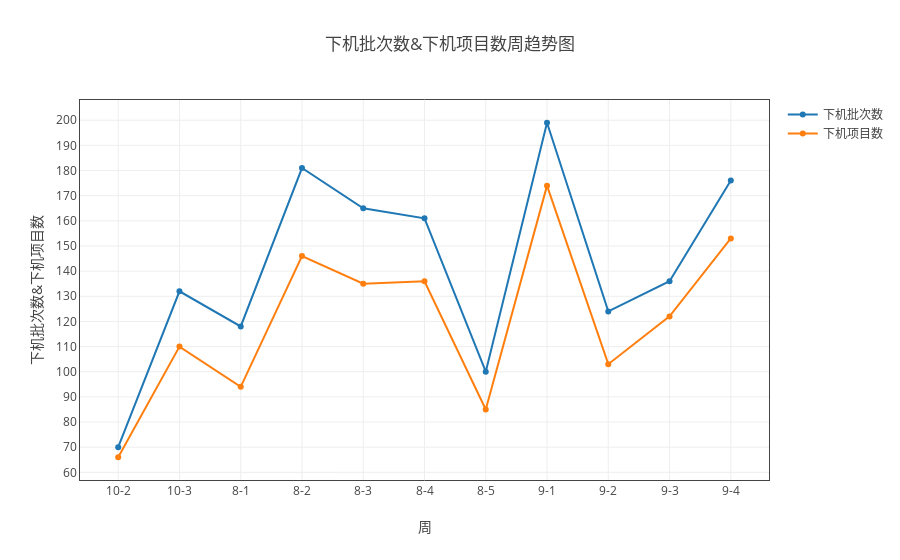
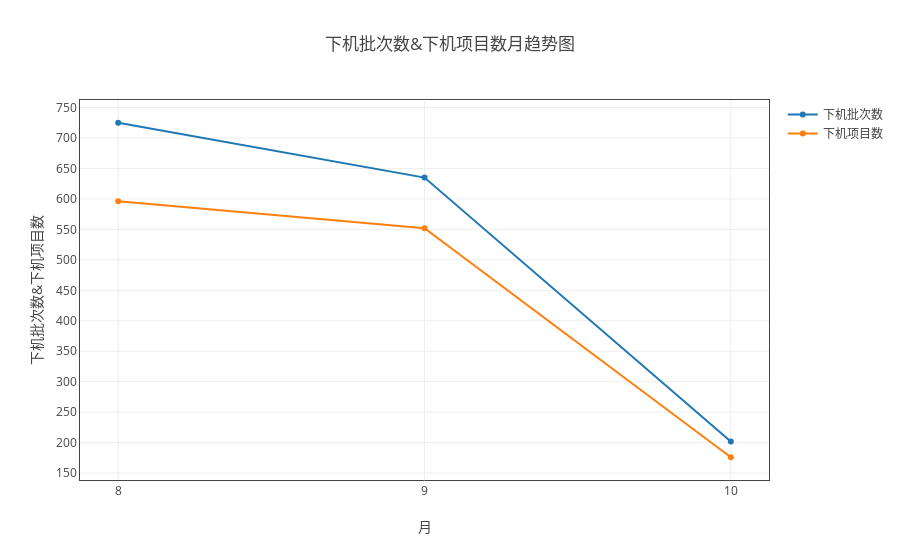

Notebook cell for these charts, in order:
### Markdown cell above
#### 下机批次数和下机项目数

### Code cell
ss = myModule.format(all_df1 ,"日期（格式“月-周次”）" ,['下机批次数','下机项目数'])
myModule.myPlot(ss.groupby('sum')).plot('line')
ss = myModule.format(all_df1 ,"month" ,['下机批次数','下机项目数'])
myModule.myPlot(ss.groupby('sum')).plot('line',"月")

### Figure 1 — Plotly figure (JSON) as saved in the notebook; plotly's stock layout.template omitted (floating-point values rounded to 4 significant figures)
{"data": [{"name": "下机批次数", "type": "scatter", "uid": "87064304-d69e-11e8-8ddb-a41f72875c19", "x": ["10-2", "10-3", "8-1", "8-2", "8-3", "8-4", "8-5", "9-1", "9-2", "9-3", "9-4"], "y": [70, 132, 118, 181, 165, 161, 100, 199, 124, 136, 176]}, {"name": "下机项目数", "type": "scatter", "uid": "87064305-d69e-11e8-8ddb-a41f72875c19", "x": ["10-2", "10-3", "8-1", "8-2", "8-3", "8-4", "8-5", "9-1", "9-2", "9-3", "9-4"], "y": [66, 110, 94, 146, 135, 136, 85, 174, 103, 122, 153]}], "layout": {"title": "下机批次数&下机项目数周趋势图", "xaxis": {"mirror": "all", "nticks": 20, "showgrid": true, "showline": true, "title": "周", "type": "category", "zeroline": true}, "yaxis": {"mirror": "all", "nticks": 20, "showgrid": true, "showline": true, "title": "下机批次数&下机项目数", "zeroline": true}}}

### Figure 2 — Plotly figure (JSON) as saved in the notebook; plotly's stock layout.template omitted (floating-point values rounded to 4 significant figures)
{"data": [{"name": "下机批次数", "type": "scatter", "uid": "87064306-d69e-11e8-8ddb-a41f72875c19", "x": [8, 9, 10], "y": [725, 635, 202]}, {"name": "下机项目数", "type": "scatter", "uid": "87064307-d69e-11e8-8ddb-a41f72875c19", "x": [8, 9, 10], "y": [596, 552, 176]}], "layout": {"title": "下机批次数&下机项目数月趋势图", "xaxis": {"mirror": "all", "nticks": 20, "showgrid": true, "showline": true, "title": "月", "type": "category", "zeroline": true}, "yaxis": {"mirror": "all", "nticks": 20, "showgrid": true, "showline": true, "title": "下机批次数&下机项目数", "zeroline": true}}}
